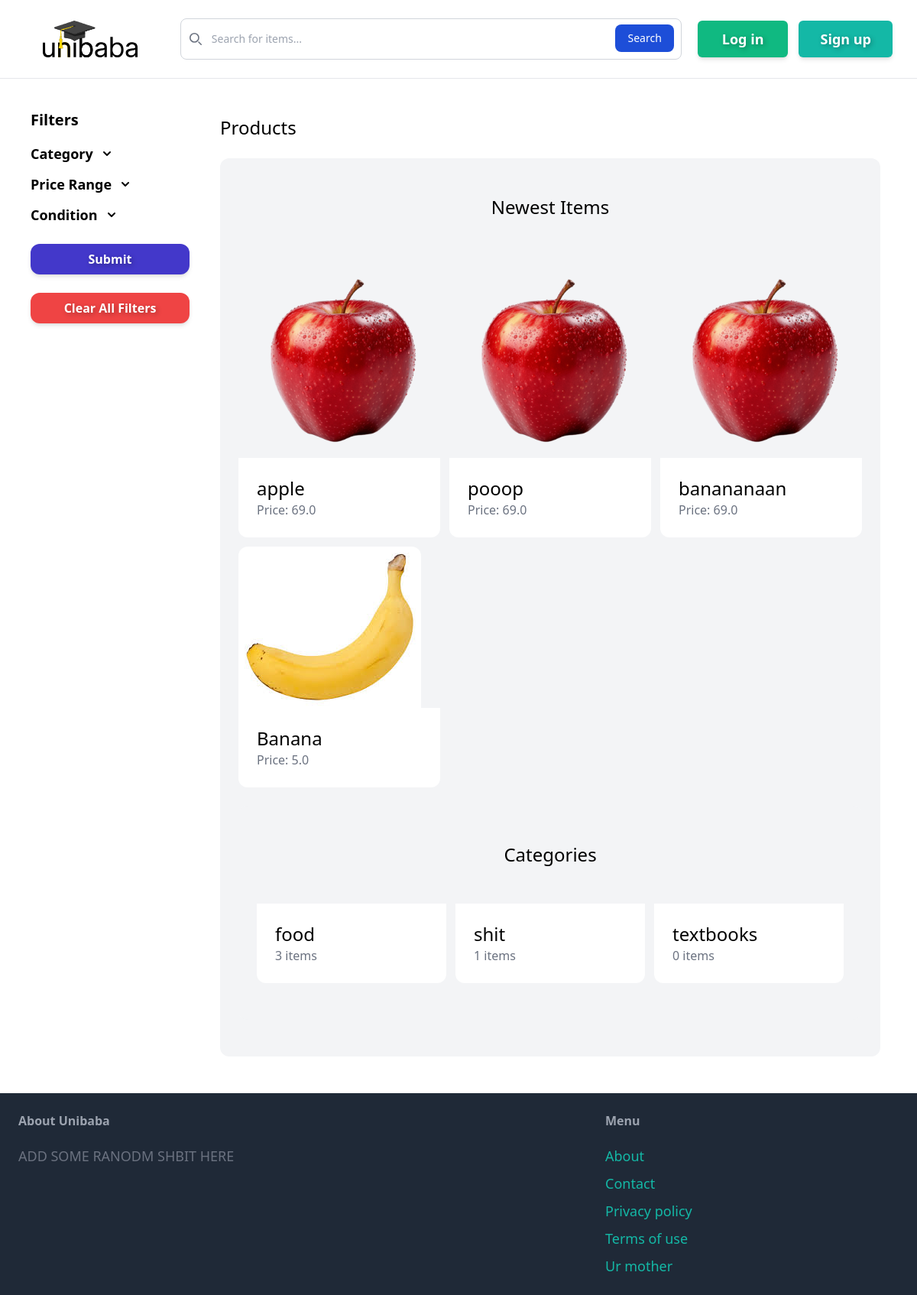
The page / on the database its author committed.
### item/models.py (models this page shows, shortened)
class Item(models.Model):
    category=models.ForeignKey(Category, related_name='items', on_delete=models.CASCADE)
    name=models.CharField(max_length=255)
    description=models.TextField(blank=False,null=False)
    price=models.FloatField()
    image=models.ImageField(upload_to='item_images',blank=False,null=False)
    is_sold=models.BooleanField(default=False)
    created_by=models.ForeignKey(User, related_name='items', on_delete=models.CASCADE)
    created_at=models.DateTimeField(auto_now_add=True)

class Category(models.Model):
    name = models.CharField(max_length=255)
    class Meta:
        ordering = ('name',) #list items to admin in alphabetical order
        verbose_name_plural = 'Categories' #fixes some dumbass spelling

### base/views.py (the view)
# urls.py: path('', views.index, name='index'),
def index(request):
    items = Item.objects.filter(is_sold=False)[0:6] #get 6 items that are not sold to display on front page
    categories = Category.objects.all()
    return render(request,'base/index.html', {
        'categories': categories,
        'items': items,
    })

### base/templates/base/index.html (shortened to what this page needs)
{% extends 'base/templatepage.html' %}
{% block content %}
<div class="flex">
    <div class="w-60 text-black p-4">
      <h2 class="text-xl font-bold mb-4">Filters</h2>
      <div class="max-w-sm mx-auto mt-3">
        <div id="toggle-btn" class="cursor-pointer text-black flex items-center space-x-2">
          <span class="text-lg font-semibold">Category</span>
        </div>
      </div>
      <div class="max-w-sm mx-auto mt-3">
        <div id="toggle-btn1" class="cursor-pointer text-black flex items-center space-x-2">
          <span class="text-lg font-semibold">Price Range</span>
        </div>
      </div>
      <div class="max-w-sm mx-auto mt-3">
        <div id="toggle-btn2" class="cursor-pointer text-black flex items-center space-x-2">
          <span class="text-lg font-semibold">Condition</span>
        </div>
      </div>
      <button class="w-full bg-indigo-700 py-2 text-white font-semibold shadow-md mt-6 rounded-xl hover:bg-indigo-800 transition-colors duration-300 ease-in-out focus-visible:outline-3 focus-visible:outline-offset-4 focus-visible:outline-red-500" style="text-shadow: 2px 2px 6px rgba(0, 0, 0, 0.3)">Submit</button>
      <button id='clear-filters-btn' class="w-full bg-red-500 py-2 text-white font-semibold shadow-md mt-6 rounded-xl hover:bg-red-700 transition-colors duration-300 ease-in-out focus-visible:outline-3 focus-visible:outline-offset-4 focus-visible:outline-red-500" style="text-shadow: 2px 2px 6px rgba(0, 0, 0, 0.3)">Clear All Filters</button>
    </div>
    <div class="flex-1 p-6">
      <h1 class="text-2xl">Products</h1>
      <div class="mt-6 px-6 py-12 bg-gray-100 rounded-xl">
        <h2 class="mb-12 text-2xl text-center">Newest Items</h2>
        <div class="grid grid-cols-3 gap-3">
            {% for item in items %}
                <div>
                    <a href="{% url 'item:detail' item.id %}">
                        <div>
                            <img src="{{ item.image.url }}" class="rounded-t-xl">
                        </div>
                        <div class="p-6 bg-white rounded-b-xl">
                            <h2 class="text-2xl">{{ item.name }}</h2>
                            <p class="text-gray-500">Price: {{ item.price }}</p>
                        </div>
                    </a>
                </div>
            {% endfor %}
        </div>
        <div class="mt-6 px-6 py-12 bg-gray-100 rounded-xl">
            <h2 class="mb-12 text-2xl text-center">Categories</h2>
            <div class="grid grid-cols-3 gap-3">
                {% for category in categories %}
                    <div>
                        <a href="#">
                            <div class="p-6 bg-white rounded-b-xl">
                                <h2 class="text-2xl">{{ category.name }}</h2>
                                <p class="text-gray-500">{{ category.items.count }} items</p>
                            </div>
                        </a>
                    </div>
                {% endfor %}
            </div>
        </div>
    </div>
  </div>
</div>
{% endblock %}

### rows shown on the page
Item: image (picture), name "apple", price "69.0"
Item: image (picture), name "pooop", price "69.0"
Item: image (picture), name "banananaan", price "69.0"
Item: image (picture), name "Banana", price "5.0"
Category: name "food", items.count "3"
Category: name "shit", items.count "1"
Category: name "textbooks", items.count "0"
